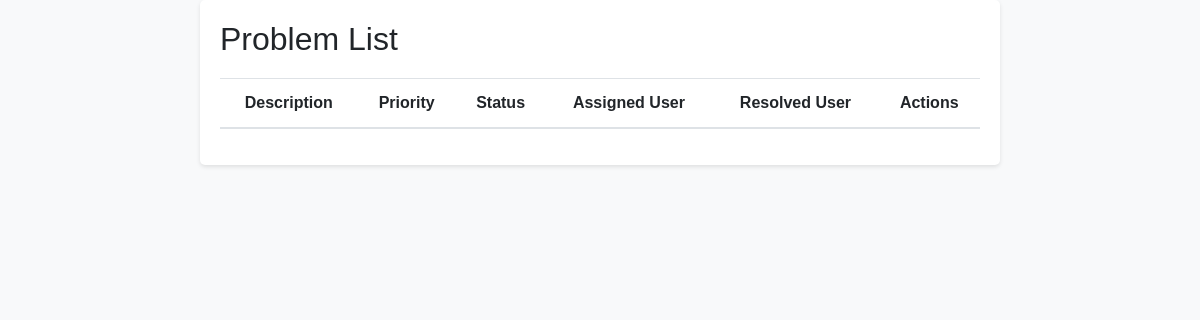
/problems/ (signed in), run on an earlier commit of the app's database.
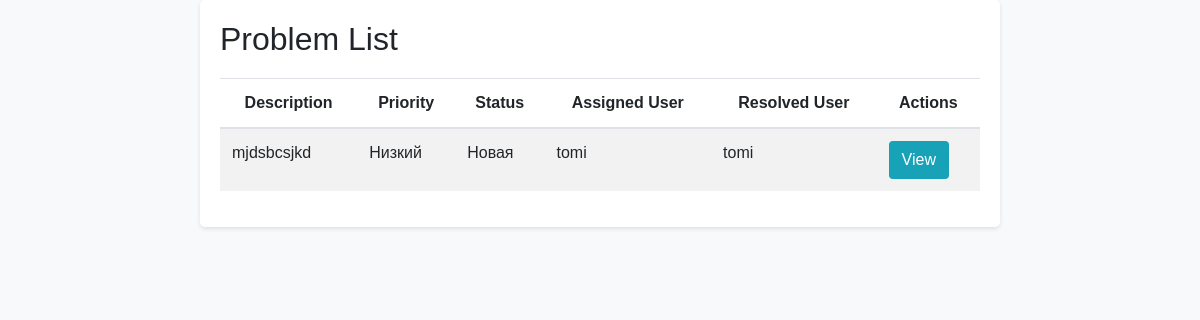
And on a later commit of the database.
### helpdesk/models.py (models this page shows, shortened)
class Problem(models.Model):
    PRIORITY_CHOICES = [
        ('low', 'Низкий'),
        ('medium', 'Средний'),
        ('high', 'Высокий'),
    ]
    STATUS_CHOICES = [
        ('new', 'Новая'),
        ('in_progress', 'В процессе'),
        ('resolved', 'Решена'),
        ('confirmed', 'Подтверждена')
    ]
    user = models.ForeignKey(User, on_delete=models.CASCADE)
    name = models.CharField(max_length=100)
    phone = models.CharField(max_length=20)
    email = models.EmailField()
    description = models.TextField()
    priority = models.CharField(max_length=10, choices=PRIORITY_CHOICES)
    status = models.CharField(max_length=15, choices=STATUS_CHOICES, default='new')
    created_at = models.DateTimeField(auto_now_add=True)
    assigned_user = models.ForeignKey(User, related_name='assigned_problems', null=True, blank=True, on_delete=models.SET_NULL)
    resolved_user = models.ForeignKey(User, related_name='resolved_problems', null=True, blank=True, on_delete=models.SET_NULL)
    reception_group, created = Group.objects.get_or_create(name='Reception')
    tester_group, created = Group.objects.get_or_create(name='Tester')

### helpdesk/views.py (the view)
# urls.py: path('problems/', views.problem_list, name='problem_list'),
@login_required
def problem_list(request):
    user = request.user
    if user.groups.filter(name='Tester').exists():
        problems = Problem.objects.filter(Q(assigned_user=user) | Q(status='confirmed')).exclude(status='resolved')
    else:
        problems = Problem.objects.filter(assigned_user=user).exclude(status='resolved')
    return render(request, 'helpdesk/problem_list.html', {'problems': problems})

### helpdesk/templates/helpdesk/problem_list.html (shortened to what this page needs)
<!DOCTYPE html>
<html lang="en">
<head>
    <link rel="stylesheet" href="https://stackpath.bootstrapcdn.com/bootstrap/4.5.2/css/bootstrap.min.css">
</head>
<body>
    <div class="container">
        <h2>Problem List</h2>
        <table class="table table-striped">
            <thead>
                <tr>
                    <th>Description</th>
                    <th>Priority</th>
                    <th>Status</th>
                    <th>Assigned User</th>
                    <th>Resolved User</th>
                    <th>Actions</th>
                </tr>
            </thead>
            <tbody>
                {% for problem in problems %}
                    {% if user.is_superuser or user == problem.assigned_user %}
                        <tr>
                            <td>{{ problem.description }}</td>
                            <td>{{ problem.get_priority_display }}</td>
                            <td>{{ problem.get_status_display }}</td>
                            <td>
                                {% if problem.assigned_user %}
                                    {{ problem.assigned_user.username }}
                                {% else %}
                                    Unassigned
                                {% endif %}
                            </td>
                            <td>
                                {% if problem.resolved_user %}
                                    {{ problem.resolved_user.username }}
                                {% else %}
                                    Unresolved
                                {% endif %}
                            </td>
                            <td>
                                <a href="{% url 'view_problem' problem.id %}" class="btn btn-view">View</a>
                            </td>
                        </tr>
                    {% endif %}
                {% endfor %}
            </tbody>
        </table>
    </div>
</body>
</html>

What changed in the data, as far as the page shows it:
now on this page (row edited): Problem: description "mjdsbcsjkd", priority "Низкий", status "Новая", assigned_user.username "tomi", resolved_user.username "tomi"
